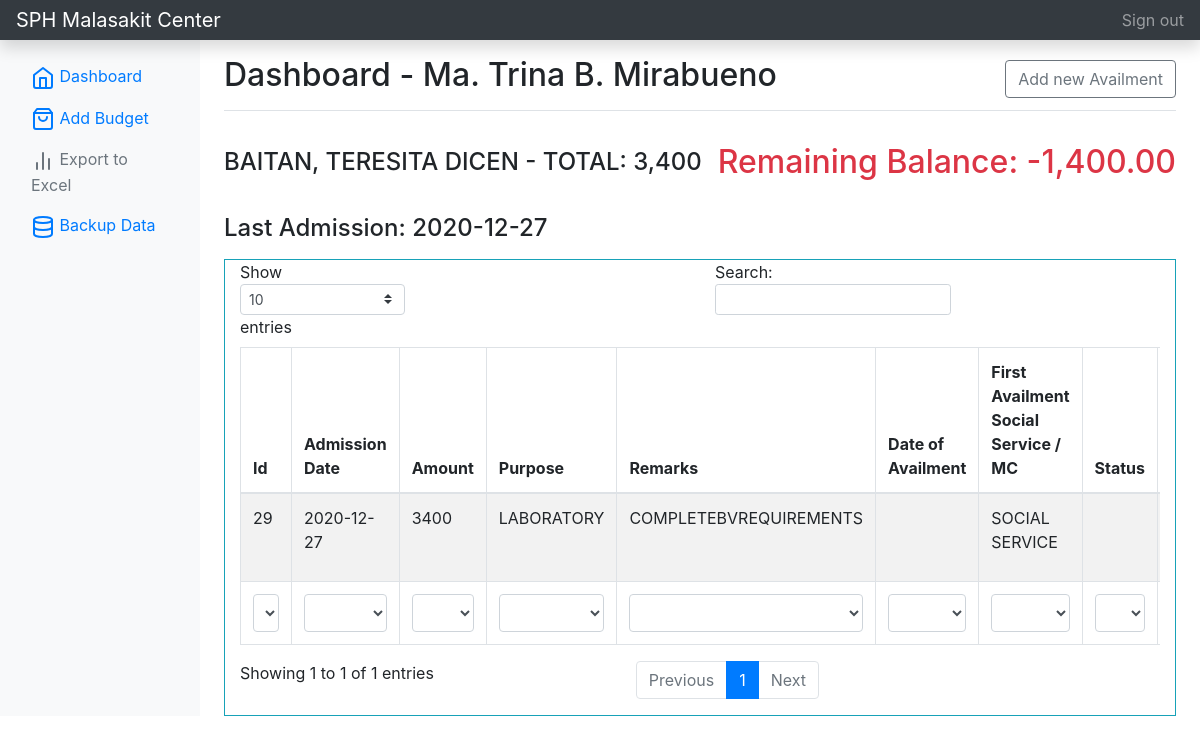
Screenshot of /addAvailment.php?id=6&client_id=13 (signed in) with the database file from the repository.
### tables this page shows
CREATE TABLE IF NOT EXISTS `tbl_client` (
  `id` int(24) unsigned NOT NULL AUTO_INCREMENT,
  `fullname` varchar(255) NOT NULL,
  `fullname_client` varchar(255) NOT NULL,
  `age` int(12) NOT NULL,
  `gender` varchar(50) NOT NULL,
  `client_admission` varchar(50) DEFAULT NULL,
  `address` varchar(50) NOT NULL,
  `birthdate` varchar(50) NOT NULL,
  `requirements` varchar(255) NOT NULL,
  `patient_status` varchar(50) DEFAULT NULL,
  `accountable` varchar(50) DEFAULT NULL,
  PRIMARY KEY (`id`)
);

CREATE TABLE IF NOT EXISTS `listofavailment` (
  `id` int(10) unsigned NOT NULL AUTO_INCREMENT,
  `client_id` int(10) unsigned DEFAULT NULL,
  `user` varchar(50) DEFAULT NULL,
  `admissiondate` varchar(50) DEFAULT NULL,
  `amount` varchar(50) DEFAULT NULL,
  `purpose` varchar(255) DEFAULT NULL,
  `remarks` varchar(255) DEFAULT NULL,
  `firstavailment` varchar(50) DEFAULT NULL,
  `dateofavailment` varchar(50) DEFAULT NULL,
  `status` varchar(50) DEFAULT ' ',
  PRIMARY KEY (`id`)
);

### addAvailment.php (the view, shortened to what this page needs)
    <?php
include_once('connection.php');
$client_id = $_GET['client_id'];
$user_fullname =  $_SESSION['user_fullname'];
$sql = "SELECT * FROM tbl_client WHERE id = $client_id";
$result = mysqli_query($conn, $sql);
if (mysqli_num_rows($result) > 0) {
    while ($row = mysqli_fetch_assoc($result)) {
        $client_name = $row['fullname'];
    }
}
if (isset($_SESSION['loggedin'])) {
?>
<!doctype html>
<html lang="en">
  <head>
<link href="./assets/css/bootstrap.min.css" rel="stylesheet">
    <link href="./assets/css/bootstrap.min2.css" rel="stylesheet">
  </head>
  <body>
    <nav class="navbar navbar-dark sticky-top bg-dark flex-md-nowrap p-0 shadow">
  <a class="navbar-brand col-md-3 col-lg-2 mr-0 px-3" href="home.php?id=<?php echo $_GET['id'] ?>">SPH Malasakit Center</a>
  <ul class="navbar-nav px-3">
    <li class="nav-item text-nowrap">
      <a class="nav-link" href="logout.php">Sign out</a>
    </li>
  </ul>
</nav>
<div class="container-fluid">
  <div class="row">
  <?php include 'sidebar.php';?>
    <main role="main" class="col-md-9 ml-sm-auto col-lg-10 px-md-4">
      <div class="d-flex justify-content-between flex-wrap flex-md-nowrap align-items-center pt-3 pb-2 mb-3 border-bottom">
        <h1 class="h2">Dashboard - <?php echo $user_fullname ?></h1>
        <button  class="btn btn-md btn-outline-secondary" type="button" data-toggle="collapse" data-target="#newClientCollapse" aria-expanded="false" aria-controls="newClientCollapse">
            Add new Availment
        </button>
      </div>
        <div class="d-flex justify-content-between flex-wrap flex-md-nowrap align-items-center pt-3 pb-2 mb-3">
        <?php
            $client_id = $_GET['client_id'];
            $sql = "SELECT SUM(amount) AS total FROM listofavailment WHERE client_id = $client_id AND status != 'Complete'  GROUP BY admissiondate";
            $result = mysqli_query($conn, $sql);
            if (mysqli_num_rows($result) > 0) {
                while ($row = mysqli_fetch_assoc($result)) {
                    $total_rendered = $row['total'];
                }
            } else{
                $total_rendered = 0;
            }
        ?>
            <h4 class="h4"><?php
            if(isset($client_name)){
                echo $client_name;} ?> - TOTAL: <?php
                    if($total_rendered == 0){
                        echo "0";
                    } else{
                        echo number_format($total_rendered);
                    }
                ?></h4>
                <h2 class="text-danger">
                    <?php
                    $client_id = $_GET['client_id'];
                    $sql = "SELECT SUM(amount) as balance FROM listofavailment WHERE client_id = $client_id && status != 'Complete' ";
                        $result = mysqli_query($conn, $sql);
                        if (mysqli_num_rows($result) > 0) {
                            while ($row = mysqli_fetch_assoc($result)) {
                            $balance = $row['balance'];
                            $total =  2000 - $balance;
                            echo 'Remaining Balance: ' . number_format($total, 2);
                            }
                        }
                    ?>
                </h2>
        </div>
    <h4>
        <?php
        $client_id = $_GET['client_id'];
        $sql = "SELECT admissiondate FROM listofavailment WHERE client_id = $client_id ORDER BY admissiondate DESC LIMIT 1";
            $result = mysqli_query($conn, $sql);
            if (mysqli_num_rows($result) > 0) {
                while ($row = mysqli_fetch_assoc($result)) {
            $lastadmission = $row['admissiondate'];
                echo 'Last Admission: ' . $lastadmission;
                }
            }
        ?>
    </h4>
        <div class="container-fluid mt-3">
            <div class="row">
                    <div class="col-md-12 border border-info">
                        <div class="table-responsive">
                        <table id="example" class="table table-striped table-bordered" style="width:100%">
                            <thead>
                                <tr>
                                    <th>Id</th>
                                    <th>Admission Date</th>
                                    <th>Amount</th>
                                    <th>Purpose</th>
                                    <th>Remarks</th>
                                    <th>Date of Availment</th>
                                    <th>First Availment Social Service / MC</th>
                                    <th>Status</th>
                                    <th>Accountable</th>
                                </tr>
                            </thead>
                            <tbody>
                            <?php
                            $sql = "SELECT * FROM view_clientinfo WHERE client_id = $client_id AND status != 'Complete'  ORDER BY id desc";
                                $result = mysqli_query($conn, $sql);
                                if ($result) {
                                    while ($row = mysqli_fetch_assoc($result)) {
                                        $avail_id = $row['id'];
                                        $user = $row['user'];
                                        $admissiondate = $row['admissiondate'];
                                        $amount = $row['amount'];
                                        $remarks = $row['remarks'];
                                        $purpose = $row['purpose'];
                                        $firstavailment = $row['firstavailment'];
                                        $dateofavailemnt = $row['dateofavailment'];
                                        $status = $row['status'];
                                        echo '
                                            <tr>
                                                <td>' . $avail_id . '</td>
                                                <td>' . $admissiondate . '</td>
                                                <td>' . $amount . '</td>
                                                <td>' . $purpose . '</td>
                                                <td>' . $remarks . '</td>
                                                <td>' . $dateofavailemnt . '</td>
                                                <td>' . $firstavailment . '</td>
                                                <td>' . $status . '</td>
                                                <td>' . $user . '</td>
                                                <td align="center">
                                                    <a href="editAvailment.php?id='.$_GET['id'].'&avail_id='.$avail_id.'&client_id='.$client_id.'" class="btn btn-md btn-outline-secondary"><span data-feather="send"></span> Edit</a>
                                                </button>
                                                </td>
                                            </tr>
                                            ';
                                    }
                                }
                                ?>
                            </tbody>
                            <tfoot>
                                <tr>
                                    <th>Id</th>
                                    <th>Admission Date</th>
                                    <th>Amount</th>
                                    <th>Purpose</th>
                                    <th>Remarks</th>
                                    <th>Date of Availment</th>
                                    <th>First Availment Social Service / MC</th>
                                    <th>Status</th>
                                    <th>Accountable</th>
                                </tr>
                            </tfoot>
                        </table>
                    </div>
                </div>
            </div>
        </div>
    </main>
  </div>
</div>
    </body>
</html>
<?php
} else {
    $url = "./index.php";
    $url = str_replace(PHP_EOL, '', $url);
    header("Location: $url");
}
?>

### rows the page displays
tbl_client: fullname "BAITAN, TERESITA DICEN"
listofavailment: admissiondate "2020-12-27", id "29", amount "3400", purpose "LABORATORY", remarks "COMPLETEBVREQUIREMENTS", firstavailment "SOCIAL SERVICE"

### other values shown
$user_fullname "Ma. Trina B. Mirabueno"
$total_rendered "3,400"
$total "-1,400.00"
